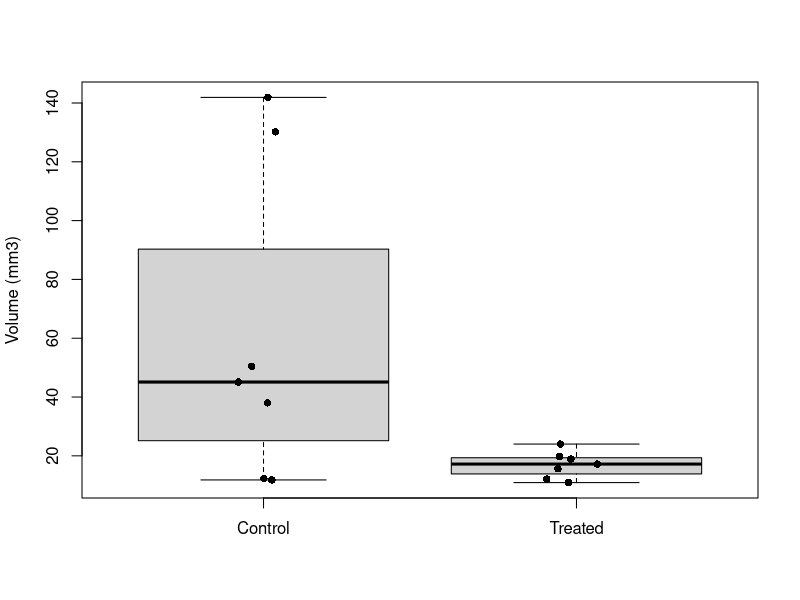

Recreate this plot in R.
## ---- chunk 1
library(data.table)
tidy <- fread("tidy-sheet.csv")[excluded == FALSE & !is.na(tumor_volume_mm3)]
## ---- chunk 2
#| fig-cap: "Tumor volume by group, all days pooled."
boxplot(tumor_volume_mm3 ~ group, data = tidy, ylab = "Volume (mm3)", xlab = "")
stripchart(tumor_volume_mm3 ~ group, data = tidy, vertical = TRUE, method = "jitter", add = TRUE, pch = 16)
## ---- chunk 3
knitr::kable(tidy[, .(n = .N, mean_mm3 = round(mean(tumor_volume_mm3), 1), sd_mm3 = round(sd(tumor_volume_mm3), 1)), by = .(group, day)])
